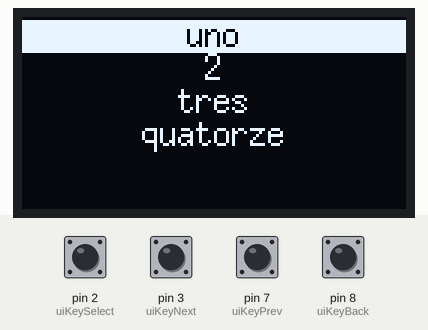
Recording of a sketch running on a simulated Arduino Uno, built with avr-gcc and run on an emulated ATmega328P. Shown: 128×64 one-colour display. The inputs (shaded band) are chosen by the test bench; at power-on: pin 2 (uiKeySelect), pin 3 (uiKeyNext), pin 7 (uiKeyPrev), pin 8 (uiKeyBack) HIGH. What the sketch prints to the serial monitor is not drawn.

Above: at 1.2 s.
1.3 s: pin 2 (uiKeySelect) pulled LOW for 0.15 s
At 2.9 s:
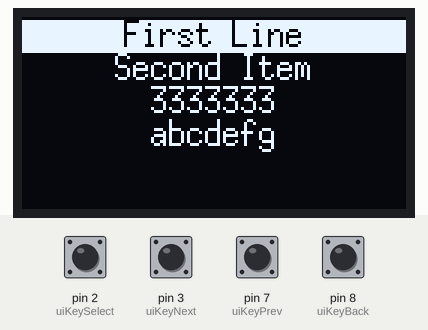
3.2 s: pin 2 (uiKeySelect) pulled LOW for 1 s
At 4.7 s:
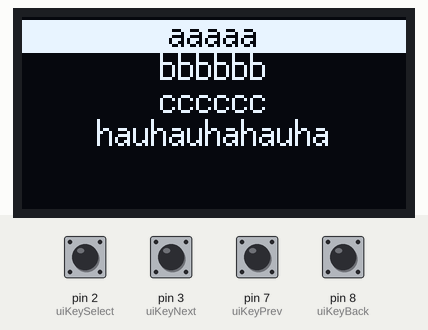
5.7 s: pin 3 (uiKeyNext) pulled LOW for 0.15 s
At 7.2 s:
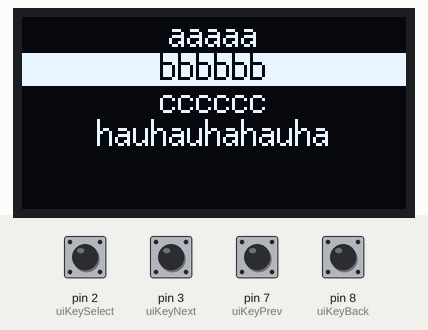
7.6 s: pin 3 (uiKeyNext) pulled LOW for 1 s
At 8.4 s:
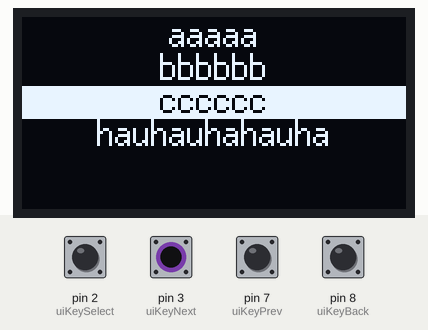
10.1 s: pin 7 (uiKeyPrev) pulled LOW for 0.15 s
At 11.4 s:
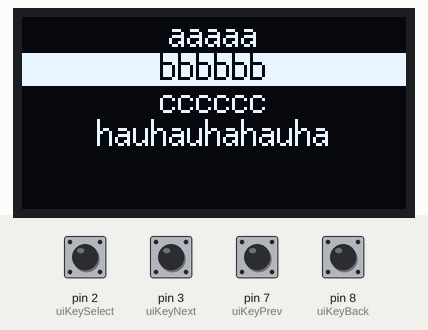
Timing chart, 0 to 13.1 s (numbered marks = the images above; inputs shaded):
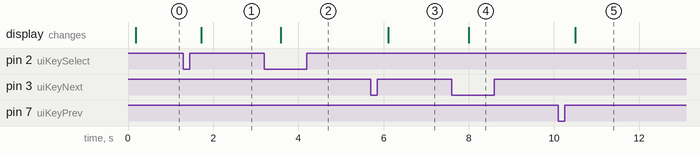

The sketch:

Oled.ino
```cpp
//Projeto Oled
//Bruno B. Furquim

#include "U8glib.h"
#include <stdio.h>

U8GLIB_SSD1306_128X64 u8g(U8G_I2C_OPT_NO_ACK);  // Display which does not send AC

#define KEY_NONE 0
#define KEY_PREV 1
#define KEY_NEXT 2
#define KEY_SELECT 3
#define KEY_BACK 4

uint8_t uiKeyPrev = 7;
uint8_t uiKeyNext = 3;
uint8_t uiKeySelect = 2;
uint8_t uiKeyBack = 8;

uint8_t uiKeyCodeFirst = KEY_NONE;
uint8_t uiKeyCodeSecond = KEY_NONE;
uint8_t uiKeyCode = KEY_NONE;

void uiSetup(void) {
  // configure input keys
  pinMode(uiKeyPrev, INPUT_PULLUP);           // set pin to input with pullup
  pinMode(uiKeyNext, INPUT_PULLUP);           // set pin to input with pullup
  pinMode(uiKeySelect, INPUT_PULLUP);         // set pin to input with pullup
  pinMode(uiKeyBack, INPUT_PULLUP);           // set pin to input with pullup
}

void uiStep(void) {
  uiKeyCodeSecond = uiKeyCodeFirst;
  if ( digitalRead(uiKeyPrev) == LOW ){
    Serial.println("Prev");
    delay(20);
    uiKeyCodeFirst = KEY_PREV;
  }
  else if ( digitalRead(uiKeyNext) == LOW ){
    uiKeyCodeFirst = KEY_NEXT;
    delay(20);
    Serial.println("Next");
  }
  else if ( digitalRead(uiKeySelect) == LOW ){
    Serial.println("Select");
    delay(20);
    uiKeyCodeFirst = KEY_SELECT;
  }
  else if ( digitalRead(uiKeyBack) == LOW ){
    Serial.println("Back");
    delay(20);
    uiKeyCodeFirst = KEY_BACK;
  }
  else uiKeyCodeFirst = KEY_NONE;

  if ( uiKeyCodeSecond == uiKeyCodeFirst )
    uiKeyCode = uiKeyCodeFirst;
  else
    uiKeyCode = KEY_NONE;
}

#define MENU_ITEMS 4
#define N_MENUS 3

const char *menu_strings[N_MENUS][MENU_ITEMS] = {{"uno", "2", "tres", "quatorze"}, {"First Line", "Second Item", "3333333", "abcdefg"}, {"aaaaa", "bbbbbb", "cccccc", "hauhauhahauha"}};
uint8_t menu_current = 0;
uint8_t menu_redraw_required = 0;
uint8_t last_key_code = KEY_NONE;

// Normalmente usa-se int, porque as funções deveriam retornar 1 em caso de sucesso ou 0 em caso de falha.
int drawMenu(int n) {
  uint8_t i, h;
  u8g_uint_t w, d;
  u8g.setFont(u8g_font_6x13);
  u8g.setFontRefHeightText();
  u8g.setFontPosTop();
  h = u8g.getFontAscent()-u8g.getFontDescent();
  w = u8g.getWidth();
  for( i = 0; i < MENU_ITEMS; i++ ) {
    d = (w-u8g.getStrWidth(menu_strings[n][i]))/2;
    u8g.setDefaultForegroundColor();
    if ( i == menu_current ) {
      u8g.drawBox(0, i*h+1, w, h);
      u8g.setDefaultBackgroundColor();
    }
    u8g.drawStr(d, i*h, menu_strings[n][i]);
  }
  return 1;
}

/* Coloquei um int e retorno pra avisar a troca de tela usando a tecla SELECT, isso será tratado no loop. */

int updateMenu(void) {
  if ( uiKeyCode != KEY_NONE && last_key_code == uiKeyCode ) {
    return 0;
  }
  last_key_code = uiKeyCode;
  switch ( uiKeyCode ) {
    case KEY_NEXT:
      menu_current++;
      if ( menu_current >= MENU_ITEMS )
        menu_current = 0;
      menu_redraw_required = 1;
      break;
    case KEY_PREV:
      if ( menu_current == 0 )
        menu_current = MENU_ITEMS;
      menu_current--;
      menu_redraw_required = 1;
      break;
    case KEY_SELECT:
      menu_redraw_required = 1;
      return 1;
  }
  return 0;
}

int n_menu;

void setup() {
  // rotate screen, if required
  // u8g.setRot180();
  uiSetup();                    // setup key detection and debounce algorithm
  menu_redraw_required = 1;     // force initial redraw
  n_menu = 0;
}

void loop() {
  Serial.begin(9600);
  delay(20);
  uiStep();               // check for key press
  if (  menu_redraw_required != 0 ) {
    u8g.firstPage();
    do  {
      drawMenu(n_menu); // Passando qual o menu será mostrado.
    } while( u8g.nextPage() );
    menu_redraw_required = 0;
  }
  if ( updateMenu() ){                            // update menu bar
    n_menu = (n_menu + 1) % N_MENUS;
  }
}
```

Measured:
- after the input at 1.3 s, the display: changes after 0.42 s (image 1)
- after the input at 3.2 s, the display: changes after 0.39 s (image 2)
- after the input at 5.7 s, the display: changes after 0.41 s (image 3)
- after the input at 7.6 s, the display: changes after 0.40 s (image 4)
- after the input at 10.1 s, the display: changes after 0.40 s (image 5)
